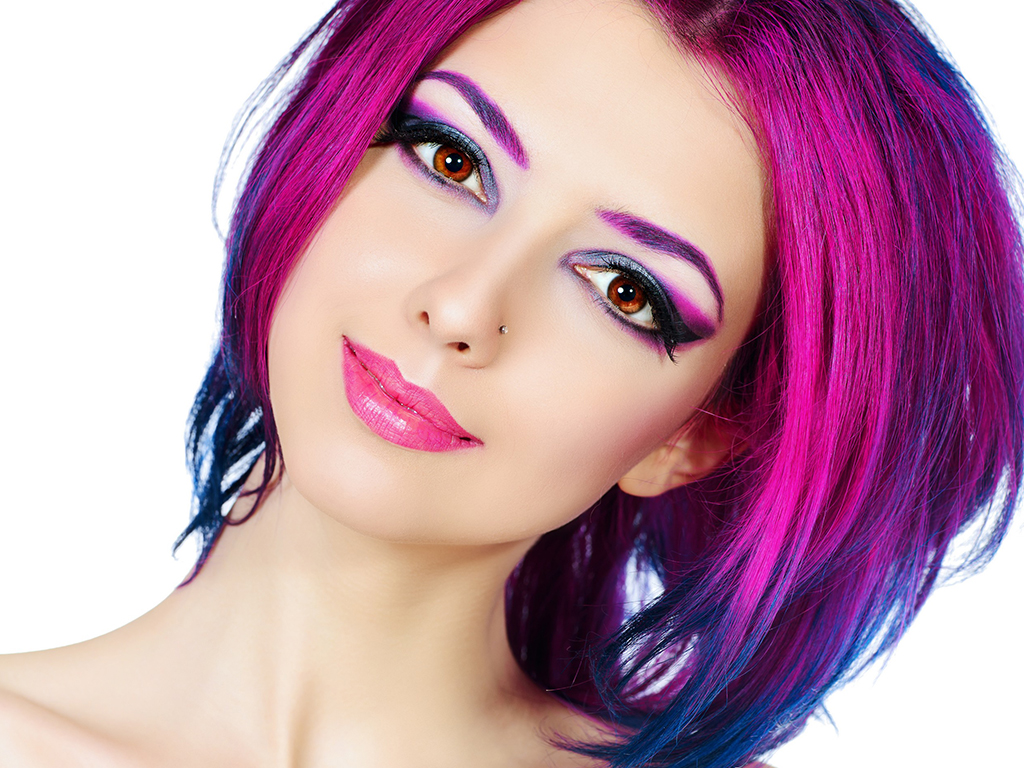
#> input picture libs/images/image.jpg, 1024 x 768 px
$ python image_processing.py
#> lines starting #> are read from the running program, lines starting #| are printed output that depends on the picture; after the words box and inside, x2 and y2 are one past the last pixel; in counts of white or black regions, pixels touching at a corner belong together
### libs/utils.py
"""Utils"""

# pylint: disable=C0301

from dataclasses import dataclass
import time
from pathlib import Path
from typing import Callable, Tuple, Union, List, Optional
from math import radians, degrees

__version__ = "2.0.0"

RGB = Tuple[int, int, int, Union[float, None]]
BGR = RGB


@dataclass
class Utils:
    """Utils"""

    # [82 lines left out: functions reshuffle, hex_to_rgba, rgba_to_hex, deg_to_rads, rads_to_deg, animate and 1 more, not called in this run]

    @staticmethod
    def get_path(path: str, flag: Optional[str] = None) -> str:
        """Get path"""

        # Needs TODO: relative r, absolute a, parent p

        files = Path.cwd().glob(f"**/{path}")
        files = list(files)

        if flag == "All":
            return files

        if files:
            return str(list(files)[0])

        return None


# [23 lines left out: function test, not called in this run]


# [2 lines that do not run on import are left out]

### libs/image_processing.py
""" Image Processing """

# pylint: disable=E1101

from typing import Tuple, List
from dataclasses import dataclass
from utils import Utils
from PIL import Image, ImageDraw, ImageFilter
import numpy as np
import cv2 as cv

__version__ = "1.0.0"

__all__ = []

RGB = Tuple[int, int, int]


@dataclass
class ImageProcessing:
    """ImageProcessing"""

    image: Image = None
    draw: ImageDraw = None
    width: int = 0
    height: int = 0
    pixel_data: List[RGB] = None
    initial_image: Image = None

    def read_file(self, path: str) -> "ImageProcessing":
        """read_file"""

        self.image = Image.open(path)
        self.initial_image = self.image.copy()
        self.draw = ImageDraw.Draw(self.image)
        self.width = self.image.size[0]
        self.height = self.image.size[1]
        self.pixel_data = self.image.load()

        return self

    def gray_shades(self) -> "ImageProcessing":
        """gray_shades"""

        image_array = np.array(self.image)
        gray_image = np.mean(image_array, axis=2, dtype=int)
        self.image = Image.fromarray(gray_image.astype(np.uint8))
        self.draw = ImageDraw.Draw(self.image)

        return self

    def sepia(self, depth=50) -> "ImageProcessing":
        """sepia"""

        for i in range(self.width):
            for j in range(self.height):
                a = self.pixel_data[i, j][0]
                b = self.pixel_data[i, j][1]
                c = self.pixel_data[i, j][2]
                s = (a + b + c) // 3
                a = s + depth * 2
                b = s + depth
                c = s

                a = min(s + depth * 2, 255)
                b = min(s + depth, 255)
                c = min(s, 255)

                self.draw.point((i, j), (a, b, c))

        return self

    def negative(self) -> "ImageProcessing":
        """negative"""

        img_array = np.array(self.image)
        negative_array = 255 - img_array
        self.image = Image.fromarray(negative_array)
        self.draw = ImageDraw.Draw(self.image)

        return self

    def noise(self, factor=100) -> "ImageProcessing":
        """noise"""

        img_array = np.array(self.image)
        noise = np.random.randint(-factor, factor + 1, img_array.shape, dtype=np.int16)
        noisy_img = np.clip(img_array.astype(np.int16) + noise, 0, 255).astype(np.uint8)
        self.image = Image.fromarray(noisy_img)
        self.draw = ImageDraw.Draw(self.image)

        return self

    def brightness(self, factor: int = 100) -> "ImageProcessing":
        """brightness"""

        img_array = np.array(self.image)
        bright_img = np.clip(img_array.astype(np.int16) + factor, 0, 255).astype(
            np.uint8
        )
        self.image = Image.fromarray(bright_img)
        self.draw = ImageDraw.Draw(self.image)

        return self

    def monochrome(self, factor: int = 100) -> "ImageProcessing":
        """monochrome"""

        img_array = np.array(self.image)
        sum_rgb = img_array.sum(axis=2)
        threshold = ((255 + factor) // 2) * 3
        mono_img = np.where(sum_rgb > threshold, 255, 0)
        mono_img = np.stack([mono_img] * 3, axis=-1)
        self.image = Image.fromarray(mono_img.astype(np.uint8))
        self.draw = ImageDraw.Draw(self.image)

        return self

    # [6 lines left out: function contour, not called in this run]

    def reset(self) -> "ImageProcessing":
        """contour"""

        self.image = self.initial_image.copy()
        self.draw = ImageDraw.Draw(self.image)
        self.pixel_data = self.image.load()

        return self

    # [48 lines left out: functions _img_processing, _find_contours, img_recognition, not called in this run]


def test() -> None:
    """Test function"""

    win_name = "Window"
    cv.namedWindow(win_name, cv.WINDOW_AUTOSIZE)

    def show() -> None:
        """show"""

        image = np.array(img_proces.image)
        data = cv.cvtColor(image, cv.COLOR_RGB2BGR)

        cv.imshow(win_name, data)
        cv.waitKey(0)

    img_proces = ImageProcessing()
    img_proces.read_file(Utils.get_path("./images/image.jpg"))
#> in read_file, self.image is the input picture: PIL image 1024x768 RGB; mean R, G, B 189.5, 146.7, 166.8

    show()

    img_proces.reset().gray_shades()
#> in gray_shades, `gray_image = np.mean(image_array, axis=2, dtype=int)`:
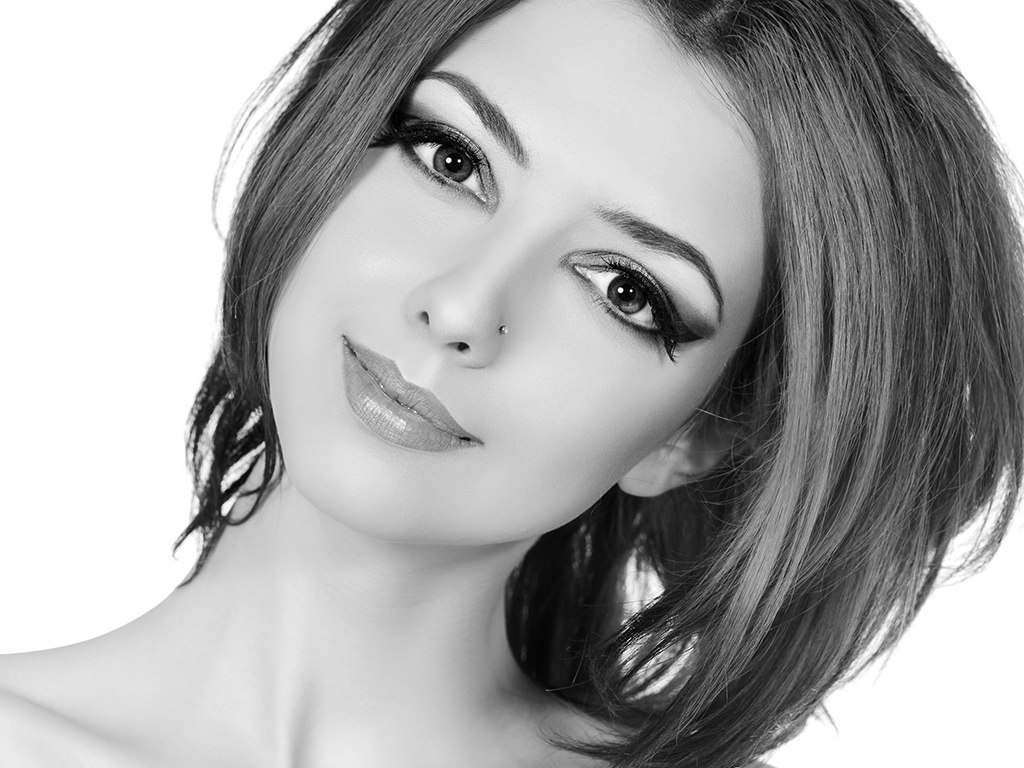
#> gray_image: shape (768, 1024) int64; min 0, max 255, mean 167.4
    show()

    img_proces.reset().sepia()
    show()
#> in show (call 3), `image = np.array(img_proces.image)`:
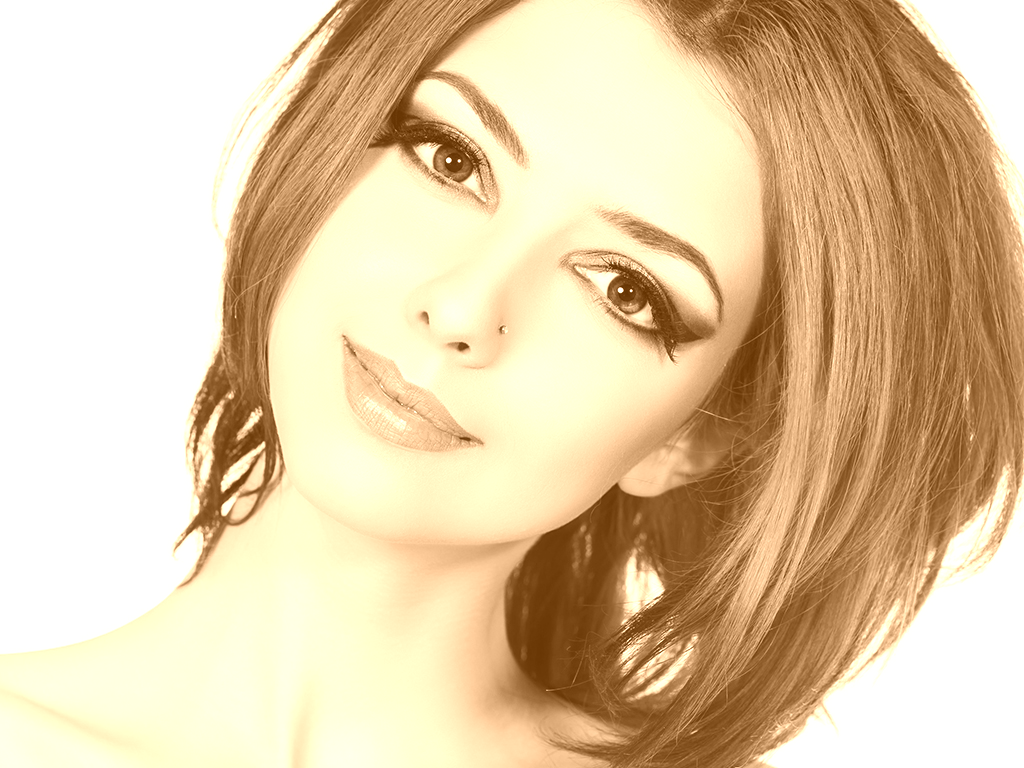
#> image: shape (768, 1024, 3); mean R, G, B 225.5, 203, 167.4

    img_proces.reset().negative()
#> in negative, `negative_array = 255 - img_array`:
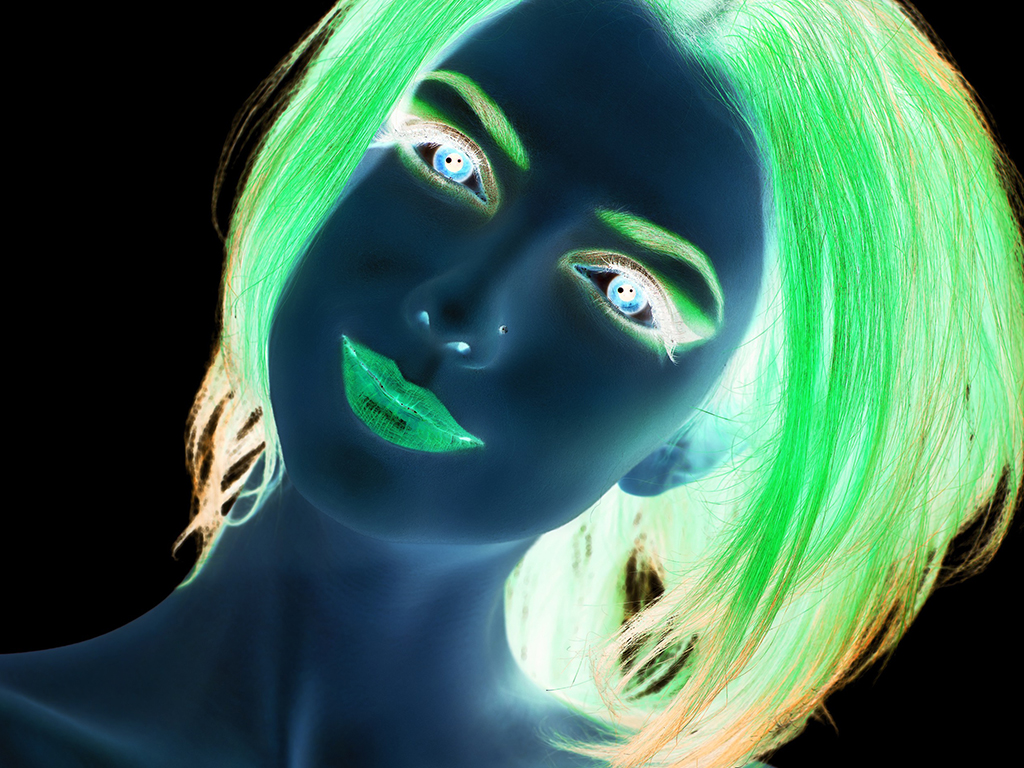
#> negative_array: shape (768, 1024, 3); mean R, G, B 65.5, 108.3, 88.2
    show()

    img_proces.reset().noise()
#> in noise, `noisy_img = np.clip(img_array.astype(np.int16) + noise, 0, 255).astype..`:
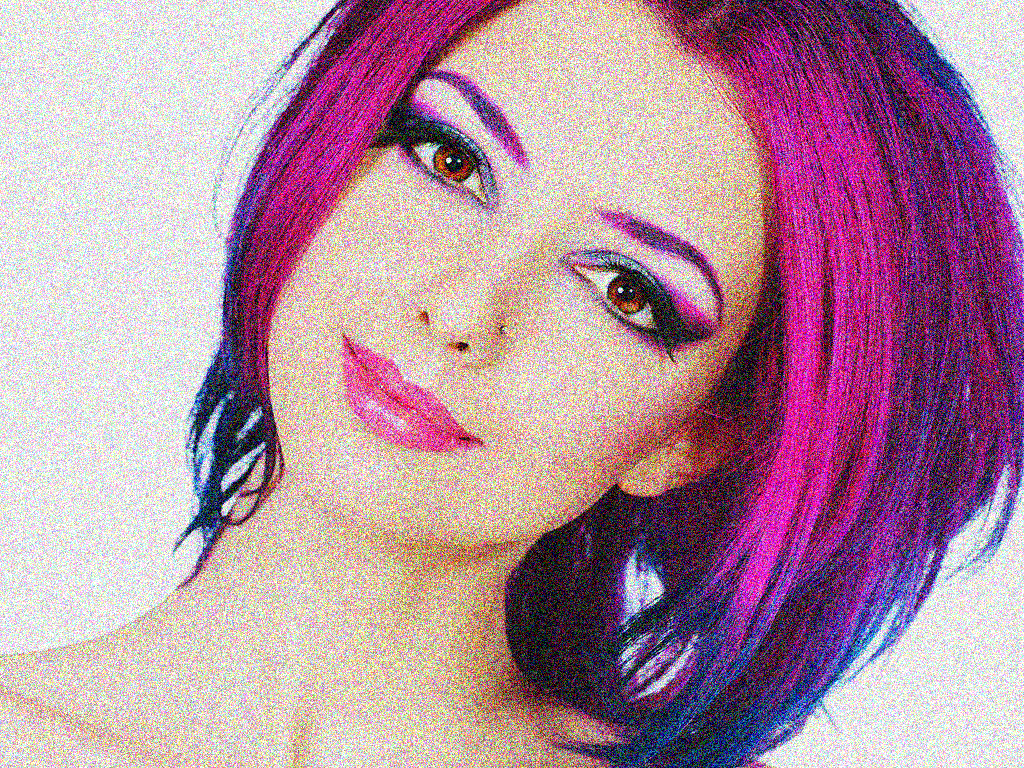
#> noisy_img: shape (768, 1024, 3); mean R, G, B 178.7, 144, 160.5
    show()

    img_proces.reset().brightness()
    show()

    img_proces.reset().monochrome()
#> in monochrome, `mono_img = np.where(sum_rgb > threshold, 255, 0)`:
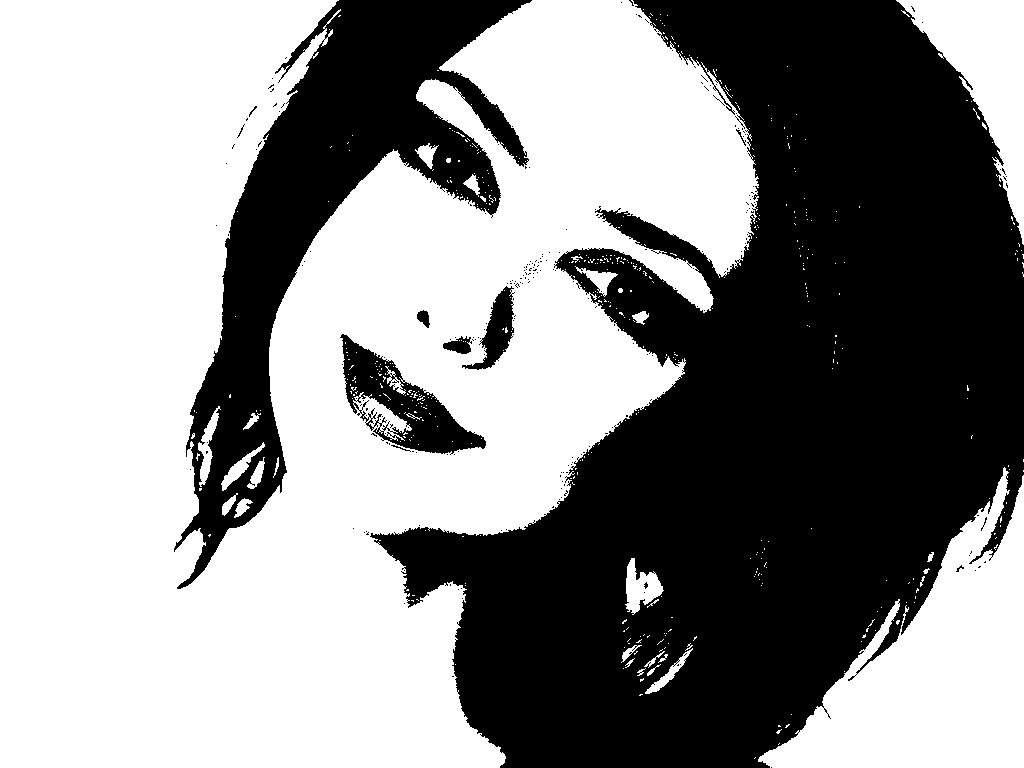
#> mono_img: shape (768, 1024) int64; 56.3% white; 238 black regions (228 under 20 px), largest, box (x1, y1, x2, y2) and area: (370, 0, 1024, 768) 275729, (174, 0, 532, 589) 58861, (340, 334, 486, 455) 6401
    show()

    img_proces.reset().contour()
    show()

    img_proces.img_recognition()
    show()

    cv.destroyAllWindows()


if __name__ == "__main__":
    test()
